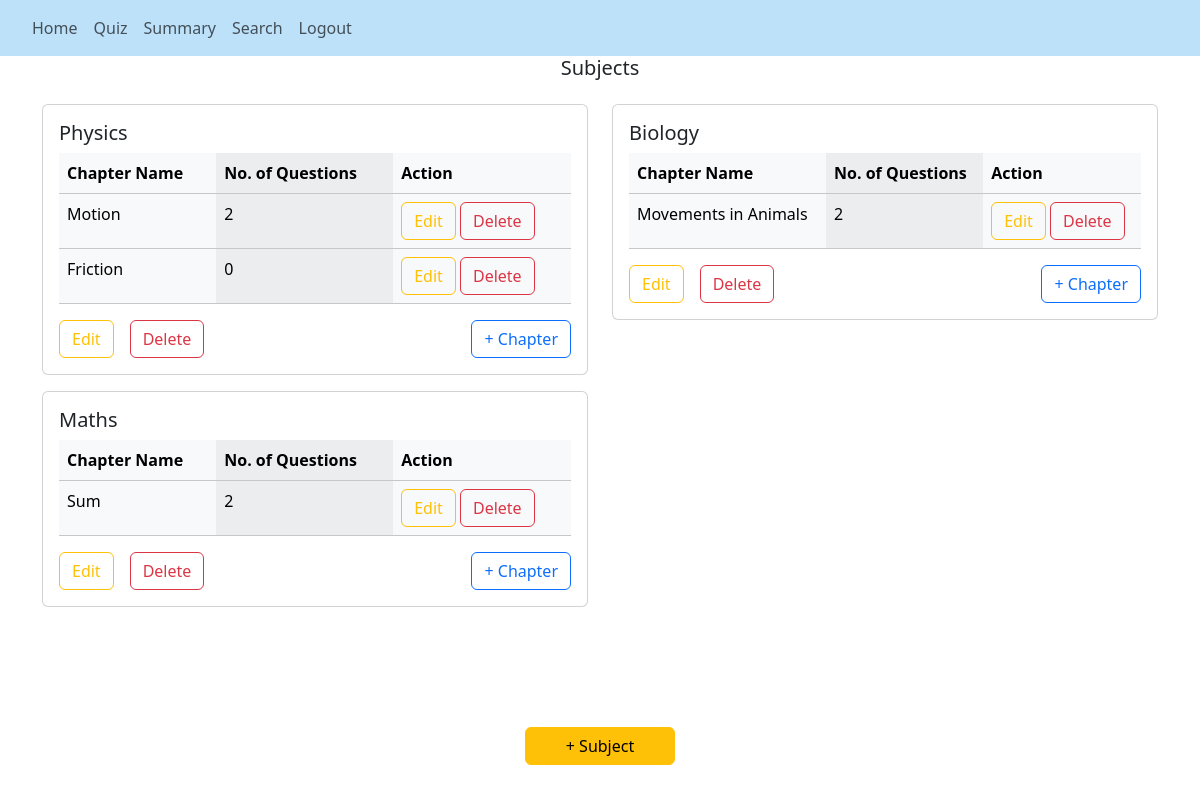
The app's page /admin (signed in), older data.
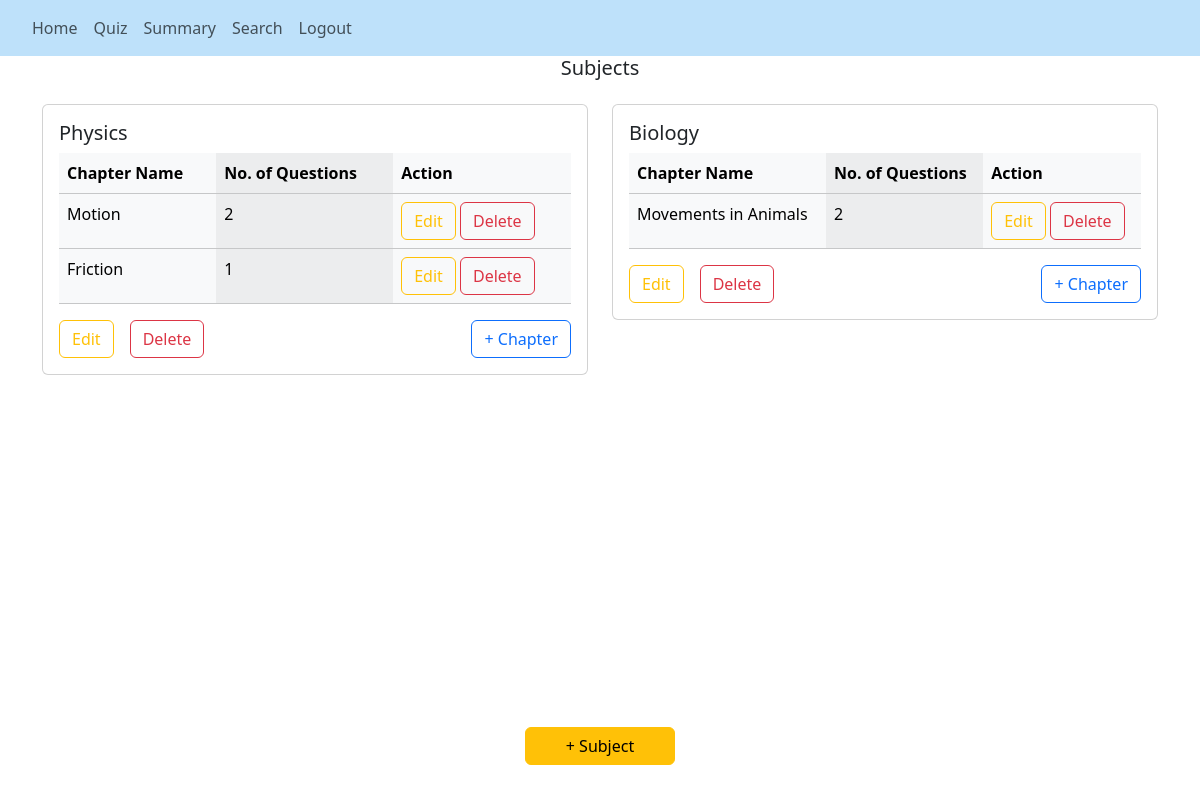
The same page, newer data.
### backend/models.py (models this page shows)
class Subject(db.Model):
    __tablename__ = "subject"
    id = db.Column(db.Integer, primary_key=True)
    name = db.Column(db.String(100), nullable=False)
    desc = db.Column(db.String(200), nullable=False)
    chapters = db.relationship('Chapter', backref='subject', lazy=True)

class Chapter(db.Model):
    __tablename__ = "chapter"
    id = db.Column(db.Integer, primary_key=True)
    name = db.Column(db.String(100), nullable=False)
    desc = db.Column(db.String(200), nullable=False, default="No Description")
    subject_id = db.Column(db.Integer, db.ForeignKey('subject.id'), nullable=False)
    quizzes = db.relationship('Quiz', backref='chapter', lazy=True)

### backend/controllers.py (the view)
@app.route("/admin")
@login_required
def admin():
    subjects = Subject.query.order_by(Subject.id).all()
    chapters = Chapter.query.order_by(Chapter.id).all()
    for chapter in chapters:
        no_of_questions = sum(len(quiz.questions) for quiz in chapter.quizzes)
        setattr(chapter, 'no_of_questions', no_of_questions)
    return render_template("admin.html", user=current_user, subjects=subjects, chapters = chapters)

### app.py (called while the page is built)
def start():
    quiz_app = Flask(__name__)
    quiz_app.config["SQLALCHEMY_DATABASE_URI"]="sqlite:///quiz_db.sqlite3"
    quiz_app.config["SECRET_KEY"] = "this_is_a_secret_for_quiz_app"
    db.init_app(quiz_app)
    quiz_app.app_context().push()
    quiz_app.debug = True
    db.create_all()
    create_admin()
    login_manager = LoginManager()
    login_manager.login_view = 'login'
    login_manager.init_app(quiz_app)
    @login_manager.user_loader
    def load_user(id):
        return User.query.get(int(id))
    print("Quiz app is running... ")

### templates/admin.html (shortened to what this page needs)
{% extends "base.html" %}
{% block nav %}
<nav class="navbar navbar-expand-lg navbar-light">
  <div class="collapse navbar-collapse mx-4" id="navbarSupportedContent">
    <ul class="navbar-nav mr-auto">
      <li class="nav-item active">
        <a class="nav-link" href="/admin">Home</a>
      </li>
      <li class="nav-item">
        <a class="nav-link" href="/admin_quiz">Quiz</a>
      </li>
      <li class="nav-item">
        <a class="nav-link" href="/admin_summary">Summary</a>
      </li>
      <li class="nav-item">
        <a class="nav-link" href="/admin/search">Search</a>
      </li>
      <li class="nav-item">
        <a class="nav-link" href="/logout">Logout</a>
      </li>
    </ul>
  </div>
</nav>
{% endblock %}
{% block content %}
<div class="container mb-5">
  <div class="row">
    <h5 class="text-center">Subjects</h5>
    {% if subjects %}
    {% for subject in subjects %}
    <div class="col-lg-6">
      <div class="card mt-3">
        <div class="card-body table-responsive">
          <h5 class="card-title">{{ subject.name }}</h5>
          {% if subject.chapters %}
          <table class="table table-light table-striped-columns">
            <thead>
              <tr>
                <th>Chapter Name</th>
                <th>No. of Questions</th>
                <th>Action</th>
              </tr>
            </thead>
            <tbody>
            {% for chapter in subject.chapters %}
              <tr>
                <td>{{chapter.name}}</td>
                <td>
                  {{chapter.no_of_questions}}
                </td>
                <td>
                  <a href="/chapter/{{ chapter.id }}/edit" class="btn btn-outline-warning">Edit</a>
                  <a href="/chapter/{{ chapter.id }}/delete" class="btn btn-outline-danger">Delete</a>
                </td>
              </tr>
              {% endfor %}
            </tbody>
          </table>
          {% else %}
          <p class="card-text">No chapters found</p>
          {% endif %}
          <a href="/subject/{{ subject.id }}/edit" class="btn btn-outline-warning float-start me-3">Edit</a>
          <a href="/subject/{{ subject.id }}/delete" class="btn btn-outline-danger float-start">Delete</a>
          <a href="/new_chapter/{{ subject.id }}/" class="btn btn-outline-primary float-end">+ Chapter</a>
        </div>
      </div>
    </div>
    {% endfor %}
  </div>
  {% endif %}
</div>
<a href="/new_subject" class="btn btn-warning fixed-bottom-button">+ Subject</a>
{% endblock %}

Row changes from the older to the newer data that the page shows:
removed Subject: name "Maths"
removed Chapter: name "Sum", no_of_questions "2", shown under "Maths"
computed for Chapter "Friction": no_of_questions "0" → "1"
